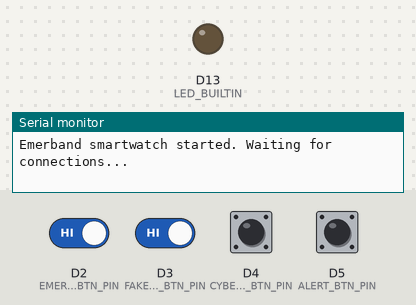
Bench run of a sketch on a simulated Arduino Nano 33 BLE. Parts: output pins drawn as LEDs (lit = HIGH), the last lines printed to the serial monitor. Inputs (shaded band) come from the test bench; at power-on: D2 (EMERGENCY_BTN_PIN), D3 (FAKE_CALL_BTN_PIN), D4 (CYBER_CELL_BTN_PIN), D5 (ALERT_BTN_PIN) HIGH. Nothing arrives over Bluetooth unless stated; a phone connects over Bluetooth LE 3 s after start.

Above: at 1.8 s.
1.9 s: D2 (EMERGENCY_BTN_PIN) driven LOW and D3 (FAKE_CALL_BTN_PIN) driven LOW
4.9 s: D4 (CYBER_CELL_BTN_PIN) pulled LOW for 0.15 s
At 5.0 s:
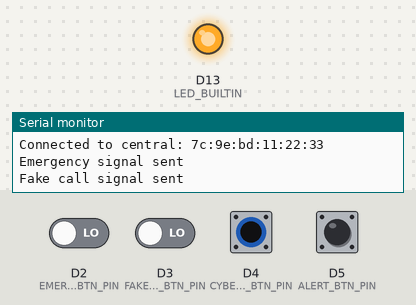
6.6 s: D5 (ALERT_BTN_PIN) pulled LOW for 0.15 s
At 7.5 s:
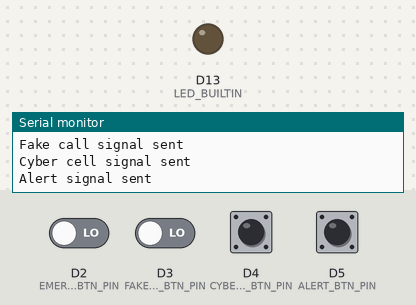
Timing chart, 0 to 9.6 s (numbered marks = the images above; inputs shaded):
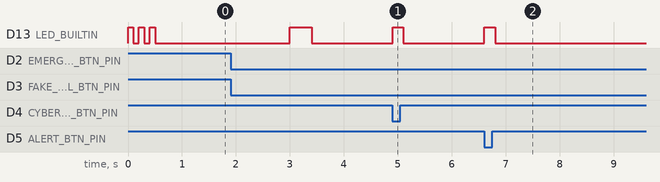

Measured:
- after the input at 4.9 s, D13 (LED_BUILTIN): LOW → HIGH at once, → LOW 0.20 s later
- after the input at 6.6 s, D13 (LED_BUILTIN): LOW → HIGH at once, → LOW 0.20 s later

The sketch:

EmerbandWatch.ino
```cpp
/*
 * Emerband Smart Watch - Emergency Response System
 *
 * This sketch is designed for Arduino Nano 33 BLE or similar boards
 * It creates a BLE peripheral that sends emergency signals to the
 * Emerband Android application.
 *
 * Features:
 * - Emergency alert (E)
 * - Fake call trigger (F)
 * - Cyber cell alert (C)
 * - General alert (A)
 * - Optional GPS integration
 * - Optional fall detection
 *
 * Created by Emerband Team
 */

#include <ArduinoBLE.h>
#include <Wire.h>

// Uncomment to enable optional features
//#define ENABLE_GPS
//#define ENABLE_FALL_DETECTION
//#define ENABLE_DISPLAY
//#define ENABLE_POWER_SAVING

// Optional includes based on features
#ifdef ENABLE_GPS
  #include <TinyGPS++.h>
  #include <SoftwareSerial.h>
#endif

#ifdef ENABLE_FALL_DETECTION
  #include <Arduino_LSM9DS1.h>
#endif

#ifdef ENABLE_DISPLAY
  #include <Adafruit_GFX.h>
  #include <Adafruit_SSD1306.h>
#endif

#ifdef ENABLE_POWER_SAVING
  #include <ArduinoPower.h>
#endif

// BLE UUIDs
#define BLE_UUID_EMERBAND_SERVICE "0000180D-0000-1000-8000-00805f9b34fb" // Using Heart Rate service UUID
#define BLE_UUID_ALERT_CHAR "00002A37-0000-1000-8000-00805f9b34fb" // Using Heart Rate Measurement characteristic UUID

// Button pin definitions
const int EMERGENCY_BTN_PIN = 2;   // Emergency button (E)
const int FAKE_CALL_BTN_PIN = 3;   // Fake call button (F)
const int CYBER_CELL_BTN_PIN = 4;  // Cyber cell button (C)
const int ALERT_BTN_PIN = 5;       // Alert button (A)

// Signal values
const byte EMERGENCY_SIGNAL = 'E';
const byte FAKE_CALL_SIGNAL = 'F';
const byte CYBER_CELL_SIGNAL = 'C';
const byte ALERT_SIGNAL = 'A';

// Button states
int lastEmergencyButtonState = HIGH;
int lastFakeCallButtonState = HIGH;
int lastCyberCellButtonState = HIGH;
int lastAlertButtonState = HIGH;

// BLE Service and Characteristic
BLEService emerbandService(BLE_UUID_EMERBAND_SERVICE);

#ifdef ENABLE_GPS
  // GPS setup
  static const int RXPin = 10, TXPin = 11;
  static const uint32_t GPSBaud = 9600;
  TinyGPSPlus gps;
  SoftwareSerial ss(RXPin, TXPin);

  // Characteristic with space for GPS data (20 bytes)
  BLECharacteristic alertCharacteristic(BLE_UUID_ALERT_CHAR, BLERead | BLENotify, 20);
#else
  // Basic characteristic for signal only (1 byte)
  BLECharacteristic alertCharacteristic(BLE_UUID_ALERT_CHAR, BLERead | BLENotify, 1);
#endif

#ifdef ENABLE_FALL_DETECTION
  // Accelerometer thresholds
  const float IMPACT_THRESHOLD = 3.0;  // G-forces
  const float STEADY_THRESHOLD = 0.8;  // G-forces
  const long STEADY_TIME = 2000;       // milliseconds

  // State variables
  boolean possibleFall = false;
  long fallTimestamp;
#endif

#ifdef ENABLE_DISPLAY
  #define SCREEN_WIDTH 128
  #define SCREEN_HEIGHT 32
  #define OLED_RESET    -1
  #define SCREEN_ADDRESS 0x3C

  Adafruit_SSD1306 display(SCREEN_WIDTH, SCREEN_HEIGHT, &Wire, OLED_RESET);
#endif

void setup() {
  Serial.begin(9600);
  while (!Serial && millis() < 5000);  // Wait for Serial monitor, but timeout after 5 seconds

  Serial.println("Emerband Smartwatch starting...");

  // Button setup
  pinMode(EMERGENCY_BTN_PIN, INPUT_PULLUP);
  pinMode(FAKE_CALL_BTN_PIN, INPUT_PULLUP);
  pinMode(CYBER_CELL_BTN_PIN, INPUT_PULLUP);
  pinMode(ALERT_BTN_PIN, INPUT_PULLUP);
  pinMode(LED_BUILTIN, OUTPUT);

  // Initialize BLE
  if (!BLE.begin()) {
    Serial.println("BLE initialization failed!");
    while (1) {
      // Blink LED rapidly to indicate failure
      digitalWrite(LED_BUILTIN, HIGH);
      delay(200);
      digitalWrite(LED_BUILTIN, LOW);
      delay(200);
    }
  }

  // Set up BLE advertising
  BLE.setLocalName("EmergencyWatch");
  BLE.setAdvertisedService(emerbandService);

  // Add characteristic to the service
  emerbandService.addCharacteristic(alertCharacteristic);

  // Add the service to the BLE stack
  BLE.addService(emerbandService);

  // Start advertising
  BLE.advertise();

  Serial.println("BLE initialized, advertising as 'EmergencyWatch'");

  // Optional feature initializations
  #ifdef ENABLE_GPS
    ss.begin(GPSBaud);
    Serial.println("GPS initialized");
  #endif

  #ifdef ENABLE_FALL_DETECTION
    if (!IMU.begin()) {
      Serial.println("Failed to initialize IMU!");
    } else {
      Serial.println("Fall detection initialized");
    }
  #endif

  #ifdef ENABLE_DISPLAY
    if(!display.begin(SSD1306_SWITCHCAPVCC, SCREEN_ADDRESS)) {
      Serial.println(F("SSD1306 allocation failed"));
    } else {
      display.display();
      delay(1000);
      display.clearDisplay();
      updateDisplay("Ready");
      Serial.println("Display initialized");
    }
  #endif

  #ifdef ENABLE_POWER_SAVING
    // Disable unused peripherals
    //Power.disableUSB();  // Uncomment in production, but keep USB for debugging
    Serial.println("Power saving initialized");
  #endif

  Serial.println("Emerband smartwatch started. Waiting for connections...");

  // Signal ready status with LED
  for (int i = 0; i < 3; i++) {
    digitalWrite(LED_BUILTIN, HIGH);
    delay(100);
    digitalWrite(LED_BUILTIN, LOW);
    delay(100);
  }
}

void loop() {
  // Process GPS data if enabled
  #ifdef ENABLE_GPS
    while (ss.available() > 0) {
      gps.encode(ss.read());
    }
  #endif

  // Check for falls if enabled
  #ifdef ENABLE_FALL_DETECTION
    checkForFall();
  #endif

  // Listen for BLE connections
  BLEDevice central = BLE.central();

  if (central) {
    #ifdef ENABLE_DISPLAY
      updateDisplay("Connected");
    #endif

    Serial.print("Connected to central: ");
    Serial.println(central.address());

    // Light up LED while connected
    digitalWrite(LED_BUILTIN, HIGH);

    // While connected
    while (central.connected()) {
      checkButtons();

      #ifdef ENABLE_FALL_DETECTION
        checkForFall();
      #endif

      delay(50); // Short delay to prevent bouncing
    }

    // Turn off LED when disconnected
    digitalWrite(LED_BUILTIN, LOW);

    #ifdef ENABLE_DISPLAY
      updateDisplay("Ready");
    #endif

    Serial.println("Disconnected from central");
  }

  // Power management
  #ifdef ENABLE_POWER_SAVING
    checkSleep();
  #endif
}

void checkButtons() {
  // Check Emergency button
  int emergencyButtonState = digitalRead(EMERGENCY_BTN_PIN);
  if (emergencyButtonState != lastEmergencyButtonState && emergencyButtonState == LOW) {
    sendAlert(EMERGENCY_SIGNAL);
    Serial.println("Emergency signal sent");

    #ifdef ENABLE_DISPLAY
      updateDisplay("Emergency Sent!");
    #endif
  }
  lastEmergencyButtonState = emergencyButtonState;

  // Check Fake Call button
  int fakeCallButtonState = digitalRead(FAKE_CALL_BTN_PIN);
  if (fakeCallButtonState != lastFakeCallButtonState && fakeCallButtonState == LOW) {
    sendAlert(FAKE_CALL_SIGNAL);
    Serial.println("Fake call signal sent");

    #ifdef ENABLE_DISPLAY
      updateDisplay("Fake Call Sent!");
    #endif
  }
  lastFakeCallButtonState = fakeCallButtonState;

  // Check Cyber Cell button
  int cyberCellButtonState = digitalRead(CYBER_CELL_BTN_PIN);
  if (cyberCellButtonState != lastCyberCellButtonState && cyberCellButtonState == LOW) {
    sendAlert(CYBER_CELL_SIGNAL);
    Serial.println("Cyber cell signal sent");

    #ifdef ENABLE_DISPLAY
      updateDisplay("Cyber Alert Sent!");
    #endif
  }
  lastCyberCellButtonState = cyberCellButtonState;

  // Check Alert button
  int alertButtonState = digitalRead(ALERT_BTN_PIN);
  if (alertButtonState != lastAlertButtonState && alertButtonState == LOW) {
    sendAlert(ALERT_SIGNAL);
    Serial.println("Alert signal sent");

    #ifdef ENABLE_DISPLAY
      updateDisplay("Alert Sent!");
    #endif
  }
  lastAlertButtonState = alertButtonState;
}

void sendAlert(byte signal) {
  #ifdef ENABLE_GPS
    // Create data packet with GPS data if available
    byte dataPacket[20];
    dataPacket[0] = signal;

    // Add GPS data if available
    if (gps.location.isValid()) {
      // Convert latitude and longitude to byte array
      float lat = gps.location.lat();
      float lng = gps.location.lng();

      // Copy lat/lng bytes into packet
      memcpy(&dataPacket[1], &lat, 4);
      memcpy(&dataPacket[5], &lng, 4);

      // Set a flag indicating GPS data is included
      dataPacket[9] = 1;

      // Send the data packet
      if (alertCharacteristic.writeValue(dataPacket, 20)) {
        blinkLED(1, 200);  // Success - blink once
      } else {
        blinkLED(3, 100);  // Failure - blink rapidly
      }

    } else {
      // No GPS data available
      dataPacket[9] = 0;

      // Send the data packet with only the signal
      if (alertCharacteristic.writeValue(dataPacket, 20)) {
        blinkLED(1, 200);
      } else {
        blinkLED(3, 100);
      }
    }
  #else
    // Simple signal without GPS
    if (alertCharacteristic.writeValue(&signal, 1)) {
      blinkLED(1, 200);
    } else {
      blinkLED(3, 100);
    }
  #endif
}

// Blink LED for visual feedback
void blinkLED(int times, int duration) {
  for (int i = 0; i < times; i++) {
    digitalWrite(LED_BUILTIN, HIGH);
    delay(duration);
    digitalWrite(LED_BUILTIN, LOW);
    if (i < times - 1) {
      delay(duration);
    }
  }
}

#ifdef ENABLE_FALL_DETECTION
void checkForFall() {
  float x, y, z;

  if (IMU.accelerationAvailable()) {
    IMU.readAcceleration(x, y, z);

    // Calculate magnitude of acceleration
    float magnitude = sqrt(x*x + y*y + z*z);

    // Check for impact
    if (magnitude > IMPACT_THRESHOLD && !possibleFall) {
      possibleFall = true;
      fallTimestamp = millis();

      #ifdef ENABLE_DISPLAY
        updateDisplay("Possible Fall!");
      #endif
    }

    // Check for steady state after impact
    if (possibleFall && millis() - fallTimestamp > STEADY_TIME) {
      if (magnitude > 0.5 && magnitude < STEADY_THRESHOLD) {
        // Fall confirmed - send alert
        Serial.println("Fall detected");

        #ifdef ENABLE_DISPLAY
          updateDisplay("Fall Detected!");
        #endif

        sendAlert(FAKE_CALL_SIGNAL);

        // Reset fall detection
        possibleFall = false;
      } else {
        // Not a fall
        possibleFall = false;

        #ifdef ENABLE_DISPLAY
          updateDisplay("Ready");
        #endif
      }
    }
  }
}
#endif

#ifdef ENABLE_DISPLAY
void updateDisplay(String status) {
  display.clearDisplay();
  display.setTextSize(1);
  display.setTextColor(SSD1306_WHITE);
  display.setCursor(0, 0);
  display.println("EmergencyWatch");
  display.setCursor(0, 16);
  display.println(status);
  display.display();
}
#endif

#ifdef ENABLE_POWER_SAVING
void checkSleep() {
  static unsigned long lastConnectionTime = 0;

  if (!BLE.connected()) {
    // If not connected for more than 5 minutes, sleep
    if (millis() - lastConnectionTime > 300000) {
      #ifdef ENABLE_DISPLAY
        updateDisplay("Sleeping...");
        delay(1000);
        display.clearDisplay();
        display.display();
      #endif

      Serial.println("Entering sleep mode...");
      delay(100);  // Allow serial to complete

      // Enter deep sleep
      Power.sleep();

      // Code continues here after waking up
      Serial.println("Waking up from sleep");

      #ifdef ENABLE_DISPLAY
        updateDisplay("Ready");
      #endif
    }
  } else {
    lastConnectionTime = millis();
  }
}
#endif 
```
